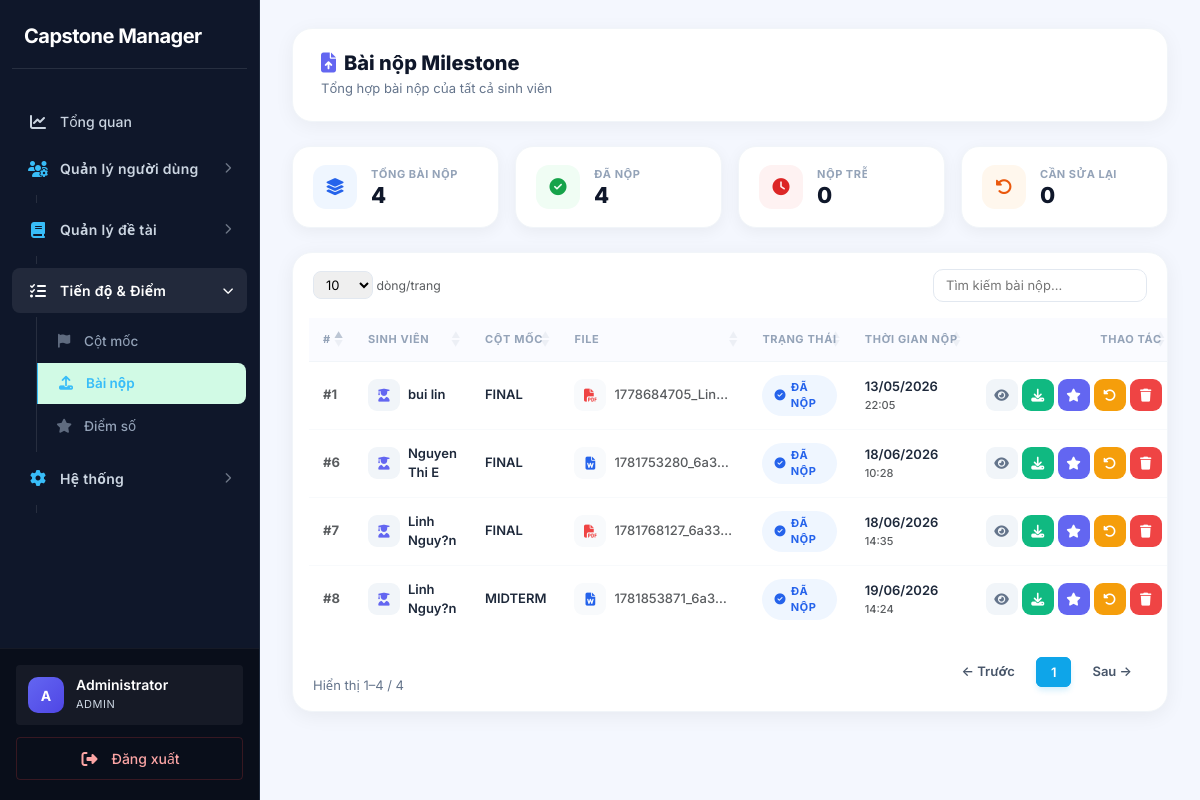
The app's page /index.php?page=submissions (signed in) with its own data.
### tables this page shows
CREATE TABLE `submissions` (
  `id` int(11) NOT NULL,
  `student_id` int(11) DEFAULT NULL,
  `topic_id` int(11) DEFAULT NULL,
  `milestone_id` int(11) DEFAULT NULL,
  `file_path` varchar(255) DEFAULT NULL,
  `status` enum('submitted','late','revision_required') DEFAULT 'submitted',
  `attempt` int(11) DEFAULT 1,
  `submitted_at` datetime DEFAULT NULL
);

CREATE TABLE `students` (
  `id` int(11) NOT NULL,
  `user_id` int(11) DEFAULT NULL,
  `full_name` varchar(150) DEFAULT NULL,
  `faculty` varchar(100) DEFAULT NULL,
  `created_at` timestamp NOT NULL DEFAULT current_timestamp()
);

CREATE TABLE `milestones` (
  `id` int(11) NOT NULL,
  `title` enum('proposal','midterm','final') DEFAULT NULL,
  `deadline` datetime DEFAULT NULL,
  `semester_id` int(11) DEFAULT NULL,
  `created_at` timestamp NOT NULL DEFAULT current_timestamp()
);

### app/controllers/SubmissionController.php (called while the page is built, shortened)
<?php
class SubmissionController {
    private $submissionModel;
    public function __construct() {
        $this->submissionModel = new Submission();
    }
    public function index() {
        $role = $_SESSION['user']['role'];
        if ($role === 'student') {
            $studentId = $_SESSION['user']['student_id'] ?? null;
            if (!$studentId) {
                $studentModel = new Student();
                $student = $studentModel->findByUserId($_SESSION['user']['id']);
                if ($student) {
                    $_SESSION['user']['student_id'] = $student['id'];
                    $studentId = $student['id'];
                }
            }
            $submissions = $studentId
                ? $this->submissionModel->getByStudent($studentId)
                : [];
        } elseif ($role === 'lecturer') {
            $lecturerId  = $_SESSION['user']['lecturer_id'] ?? null;
            $submissions = $lecturerId
                ? $this->submissionModel->getByLecturer($lecturerId)
                : [];
        } else {
            $submissions = $this->submissionModel->getAll();
        }
        require '../app/views/submissions/index.php';
    }
}

### core/Database.php (called while the page is built)
<?php
class Database {
    private static $instance = null;
    private $conn;
    private $host = DB_HOST;
    private $dbname = DB_NAME;
    private $username = DB_USER;
    private $password = DB_PASS;
    private function __construct(){
        try{
            $this->conn = new PDO(
                "mysql:host={$this->host};dbname={$this->dbname};charset=utf8mb4",
                $this->username,
                $this->password
            );
            $this->conn->setAttribute(
                PDO::ATTR_ERRMODE,
                PDO::ERRMODE_EXCEPTION
            );
            $this->conn->setAttribute(
                PDO::ATTR_DEFAULT_FETCH_MODE,
                PDO::FETCH_ASSOC
            );
        }catch(PDOException $e){
            die("Database Error: " . $e->getMessage());
        }
    }
    public static function getInstance(){
        if(self::$instance == null){
            self::$instance = new Database();
        }
        return self::$instance;
    }
    public function getConnection(){
        return $this->conn;
    }
}

### app/models/Submission.php (called while the page is built, shortened)
<?php
class Submission {
    private $conn;
    public function __construct(){
        $this->conn = Database::getInstance()->getConnection();
    }
    public function getAll(){
        $sql = "SELECT submissions.*,
                       students.full_name AS student_name,
                       milestones.title   AS milestone_title
                FROM submissions
                JOIN students   ON students.id   = submissions.student_id
                JOIN milestones ON milestones.id  = submissions.milestone_id
                ORDER BY submissions.id DESC";
        try {
            return $this->conn->query($sql)->fetchAll(PDO::FETCH_ASSOC);
        } catch (PDOException $e) {
            return [];
        }
    }
}

### app/views/submissions/index.php (the view, shortened to what this page needs)
<?php require '../app/views/layouts/header.php'; ?>
<?php require '../app/views/layouts/sidebar.php'; ?>
<div class="main-content" style="padding:28px 32px; background:#f4f7fe; min-height:100vh;">
    <div class="sub-topbar">
        <div>
            <h2><i class="fa-solid fa-file-arrow-up me-2" style="color:#6366f1"></i>Bài nộp Milestone</h2>
            <p><?= $_SESSION['user']['role']==='student' ? 'Bài nộp của bạn theo từng cột mốc đồ án' : 'Tổng hợp bài nộp của tất cả sinh viên' ?></p>
        </div>
    </div>
    <?php if ($_SESSION['user']['role']!=='student' && !empty($submissions)): ?>
        <?php
            $total    = count($submissions);
            $submitted= count(array_filter($submissions, fn($s)=>($s['status']??'')==='submitted'));
            $late     = count(array_filter($submissions, fn($s)=>($s['status']??'')==='late'));
            $revision = count(array_filter($submissions, fn($s)=>($s['status']??'')==='revision_required'));
        ?>
        <div class="row g-3 mb-4">
            <?php foreach([
                ['Tổng bài nộp',$total,    'fa-layer-group',   '#eff6ff','#2563eb'],
                ['Đã nộp',      $submitted,'fa-circle-check',  '#f0fdf4','#16a34a'],
                ['Nộp trễ',     $late,     'fa-clock',         '#fef2f2','#dc2626'],
                ['Cần sửa lại', $revision, 'fa-rotate-left',   '#fff7ed','#ea580c'],
            ] as [$lbl,$val,$ico,$bg,$clr]): ?>
            <div class="col-6 col-md-3">
                <div class="sub-stat-card">
                    <div class="sub-stat-icon" style="background:<?=$bg?>;color:<?=$clr?>"><i class="fa-solid <?=$ico?>"></i></div>
                    <div><div class="sub-stat-label"><?=$lbl?></div><div class="sub-stat-val"><?=$val?></div></div>
                </div>
            </div>
            <?php endforeach; ?>
        </div>
    <?php endif; ?>
    <div class="sub-card">
        <div class="p-3">
            <table class="table table-hover mb-0" id="submissionsTable" style="width:100%">
                <thead>
                    <tr>
                        <th>#</th>
                        <?php if ($_SESSION['user']['role']!=='student'): ?><th>Sinh viên</th><?php endif; ?>
                        <th>Cột mốc</th>
                        <th>File</th>
                        <th>Trạng thái</th>
                        <th>Thời gian nộp</th>
                        <th class="text-end">Thao tác</th>
                    </tr>
                </thead>
                <tbody>
                <?php if (!empty($submissions)): ?>
                    <?php foreach ($submissions as $sub): ?>
                        <?php
                            $status = $sub['status'] ?? 'submitted';
                            [$sCls,$sLbl,$sIco] = match($status) {
                                'submitted'         => ['s-submitted','Đã nộp','check-circle'],
                                'late'              => ['s-late','Nộp trễ','clock'],
                                'revision_required' => ['s-revision','Cần sửa','rotate-left'],
                                default             => ['s-default',ucfirst($status),'circle'],
                            };
                            $ext = strtolower(pathinfo($sub['file_path']??'', PATHINFO_EXTENSION));
                            [$fIco,$fClr] = match($ext) {
                                'pdf'        => ['fa-file-pdf','#ef4444'],
                                'doc','docx' => ['fa-file-word','#2563eb'],
                                'zip','rar'  => ['fa-file-zipper','#f59e0b'],
                                default      => ['fa-file','#64748b'],
                            };
                        ?>
                        <tr>
                            <td><span class="fw-bold text-muted">#<?= $sub['id'] ?></span></td>
                            <?php if ($_SESSION['user']['role']!=='student'): ?>
                            <td>
                                <div class="d-flex align-items-center gap-2">
                                    <div class="f-icon" style="background:#f1f5f9;color:#6366f1"><i class="fa-solid fa-user-graduate"></i></div>
                                    <span class="fw-semibold"><?= htmlspecialchars($sub['student_name']??'—') ?></span>
                                </div>
                            </td>
                            <?php endif; ?>
                            <td><span class="fw-semibold text-uppercase"><?= htmlspecialchars($sub['milestone_title']??'—') ?></span></td>
                            <td>
                                <?php if (!empty($sub['file_path'])): ?>
                                    <div class="d-flex align-items-center gap-2">
                                        <div class="f-icon" style="background:#f8fafc;color:<?=$fClr?>"><i class="fa-solid <?=$fIco?>"></i></div>
                                        <span class="text-muted text-truncate" style="max-width:120px"><?= htmlspecialchars(basename($sub['file_path'])) ?></span>
                                    </div>
                                <?php else: ?>—<?php endif; ?>
                            </td>
                            <td><span class="s-pill <?=$sCls?>"><i class="fa-solid fa-<?=$sIco?>"></i><?=$sLbl?></span></td>
                            <td>
                                <div class="fw-semibold"><?= $sub['submitted_at'] ? date('d/m/Y',strtotime($sub['submitted_at'])) : '—' ?></div>
                                <div class="text-muted" style="font-size:11px"><?= $sub['submitted_at'] ? date('H:i',strtotime($sub['submitted_at'])) : '' ?></div>
                            </td>
                            <td class="text-end">
                                <div class="d-flex justify-content-end gap-1">
                                    <a href="index.php?page=submission-show&id=<?=$sub['id']?>" class="act-btn" style="background:#f1f5f9;color:#64748b" title="Xem"><i class="fa-solid fa-eye"></i></a>
                                    <?php if (!empty($sub['file_path'])): ?>
                                        <a href="assets/uploads/<?= htmlspecialchars($sub['file_path']) ?>" target="_blank" class="act-btn text-white" style="background:#10b981" title="Tải file"><i class="fa-solid fa-download"></i></a>
                                    <?php endif; ?>
                                    <?php if (in_array($_SESSION['user']['role'],['admin','lecturer'])): ?>
                                        <a href="index.php?page=score-create&submission_id=<?=$sub['id']?>" class="act-btn text-white" style="background:#6366f1" title="Chấm điểm"><i class="fa-solid fa-star"></i></a>
                                        <a href="index.php?page=submission-status&id=<?=$sub['id']?>&status=revision_required" class="act-btn text-white" style="background:#f59e0b" title="Yêu cầu sửa" onclick="return confirm('Yêu cầu sửa lại?')"><i class="fa-solid fa-rotate-left"></i></a>
                                        <a href="index.php?page=submission-delete&id=<?=$sub['id']?>" class="act-btn text-white" style="background:#ef4444" title="Xóa" onclick="return confirm('Xóa bài nộp này?')"><i class="fa-solid fa-trash"></i></a>
                                    <?php endif; ?>
                                </div>
                            </td>
                        </tr>
                    <?php endforeach; ?>
                <?php endif; ?>
                </tbody>
            </table>
        </div>
    </div>
</div>
<?php require '../app/views/layouts/footer.php'; ?>

### public/assets/css/style.css (style rules this page uses)
:root { --primary: #0f172a; --primary-hover: #1e293b; --secondary: #475569; --success: #059669; --success-light: #d1fae5; --warning: #d97706; --warning-light: #fef3c7; --danger: #dc2626; --danger-light: #fee2e2; --info: #0284c7; --info-light: #e0f2fe; --sidebar-bg: #0f172a; --sidebar-text: #cbd5e1; --sidebar-hover: #1e293b; --sidebar-w: 260px; --bg: #f8f9fa; --surface: #ffffff; --border: #cbd5e1; --border-light: #e2e8f0; --text: #0f172a; --text-muted: #475569; --text-faint: #94a3b8; --radius-sm: 4px; --radius-md: 6px; --radius-lg: 8px; --radius-xl: 8px; --radius-2xl: 12px; --shadow-sm: 0 1px 2px rgba(0, 0, 0, 0.05); --shadow-md: 0 4px 6px -1px rgba(0, 0, 0, 0.1), 0 2px 4px -1px rgba(0, 0, 0, 0.06); --shadow-lg: 0 10px 15px -3px rgba(0, 0, 0, 0.1), 0 4px 6px -2px rgba(0, 0, 0, 0.05); --shadow-hover: 0 10px 15px -3px rgba(0, 0, 0, 0.1); --font: 'Inter', system-ui, -apple-system, sans-serif; --transition: all 0.2s ease-in-out; }
*, *::before, *::after { box-sizing: border-box; margin: 0; padding: 0; }
body { font-family: var(--font); background: var(--bg); color: var(--text); font-size: 14px; line-height: 1.5; -webkit-font-smoothing: antialiased; }
a { text-decoration: none; color: var(--info); transition: var(--transition); }
.main-content { margin-left: var(--sidebar-w); min-height: 100vh; padding: 32px; background: var(--bg); }
.table { width: 100%; border-collapse: separate; border-spacing: 0; margin: 0; font-size: 14px; }
.table thead th { font-weight: 700; text-transform: uppercase; letter-spacing: 0.5px; font-size: 12px; color: #64748b; padding: 14px 16px; background: #ffffff; border-bottom: 2px solid #e2e8f0; white-space: nowrap; border-top: none; }
.table tbody td { padding: 14px 16px; vertical-align: middle; color: #1e293b; border-bottom: 1px solid #f1f5f9; font-weight: 500; }
.table tbody tr:last-child td { border-bottom: none; }

### app/views/submissions/index.php (style rules this page uses)
.sub-topbar { background:#fff; border-radius:20px; padding:22px 28px; display:flex; justify-content:space-between; align-items:center; box-shadow:0 4px 20px rgba(0,0,0,.05); margin-bottom:24px; border:1px solid #f1f5f9; }
.sub-topbar h2 { font-size:20px; font-weight:800; color:#0f172a; margin:0 0 4px; }
.sub-topbar p { font-size:13px; color:#64748b; margin:0; }
.sub-stat-card { background:#fff; border-radius:18px; padding:18px 20px; display:flex; align-items:center; gap:14px; box-shadow:0 4px 16px rgba(0,0,0,.05); border:1px solid #f1f5f9; }
.sub-stat-icon { width:44px; height:44px; border-radius:13px; display:flex; align-items:center; justify-content:center; font-size:17px; flex-shrink:0; }
.sub-stat-label { font-size:11px; font-weight:700; color:#94a3b8; text-transform:uppercase; letter-spacing:.5px; }
.sub-stat-val { font-size:22px; font-weight:800; color:#0f172a; line-height:1.1; }
.sub-card { background:#fff; border-radius:20px; box-shadow:0 4px 20px rgba(0,0,0,.06); border:1px solid #f1f5f9; overflow:hidden; }
.s-pill { display:inline-flex; align-items:center; gap:5px; font-size:11px; font-weight:700; letter-spacing:.4px; text-transform:uppercase; padding:4px 12px; border-radius:50px; }
.s-submitted { background:#eff6ff; color:#2563eb; }
.act-btn { width:32px; height:32px; border-radius:9px; display:inline-flex; align-items:center; justify-content:center; font-size:13px; border:none; text-decoration:none; transition:all .15s; }
.f-icon { width:32px; height:32px; border-radius:9px; display:flex; align-items:center; justify-content:center; font-size:13px; flex-shrink:0; }
#submissionsTable thead th { font-size:11px; font-weight:700; color:#94a3b8; text-transform:uppercase; letter-spacing:.6px; background:#fafbff; border-bottom:1px solid #f1f5f9 !important; padding:13px 14px; }
#submissionsTable tbody td { vertical-align:middle; padding:13px 14px; border-color:#f8fafc; font-size:13px; }

### records on screen
submissions: id "8", student.full_name "Linh Nguy?n", milestone.title "MIDTERM", file_path "1781853871_6a3…", sLbl "ĐÃ NỘP", submitted_at "19/06/2026", submitted_at "14:24"
submissions: id "7", student.full_name "Linh Nguy?n", milestone.title "FINAL", file_path "1781768127_6a33…", sLbl "ĐÃ NỘP", submitted_at "18/06/2026", submitted_at "14:35"
submissions: id "6", student.full_name "Nguyen Thi E", milestone.title "FINAL", file_path "1781753280_6a3…", sLbl "ĐÃ NỘP", submitted_at "18/06/2026", submitted_at "10:28"
submissions: id "1", student.full_name "bui lin", milestone.title "FINAL", file_path "1778684705_Lin…", sLbl "ĐÃ NỘP", submitted_at "13/05/2026", submitted_at "22:05"

### other values on screen
$avatarChar "A"
$displayName "Administrator"
$_SESSION['user']['role'] "ADMIN"
$lbl "TỔNG BÀI NỘP"
$val "4"
$lbl "ĐÃ NỘP"
$lbl "NỘP TRỄ"
$val "0"
$lbl "CẦN SỬA LẠI"
